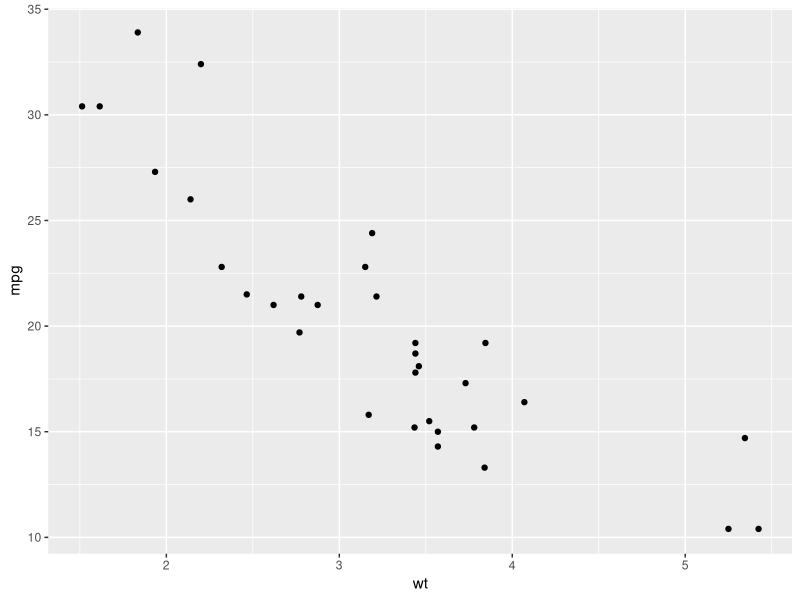
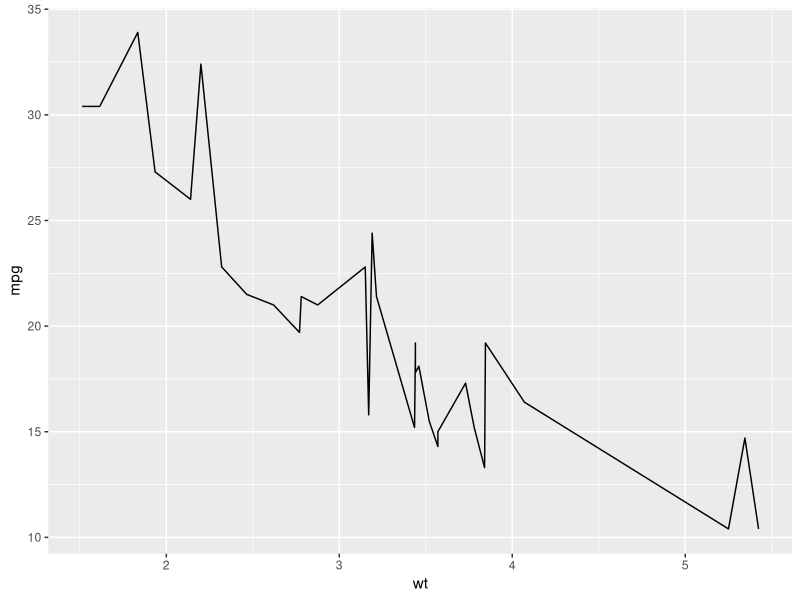
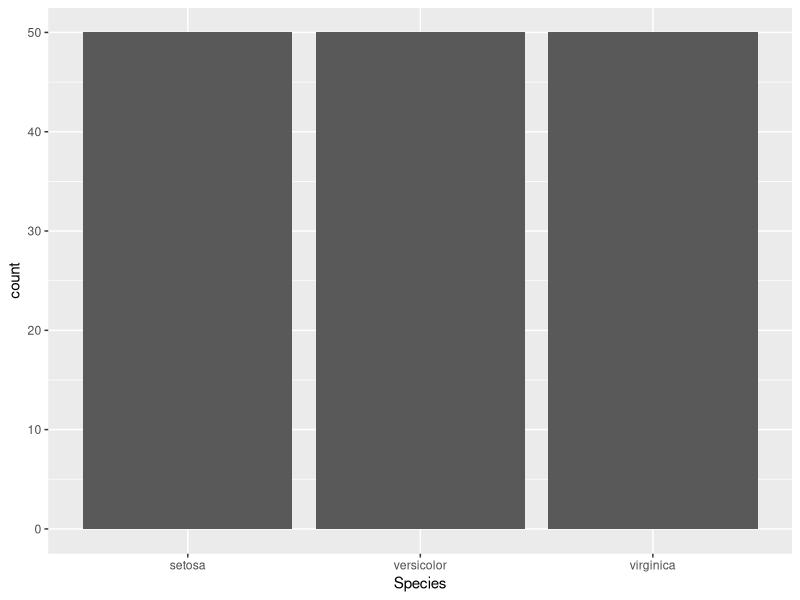
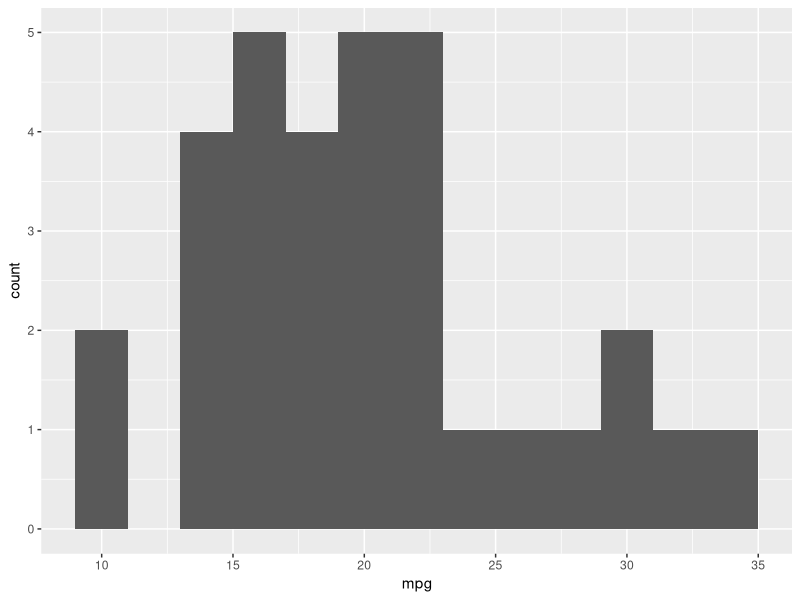
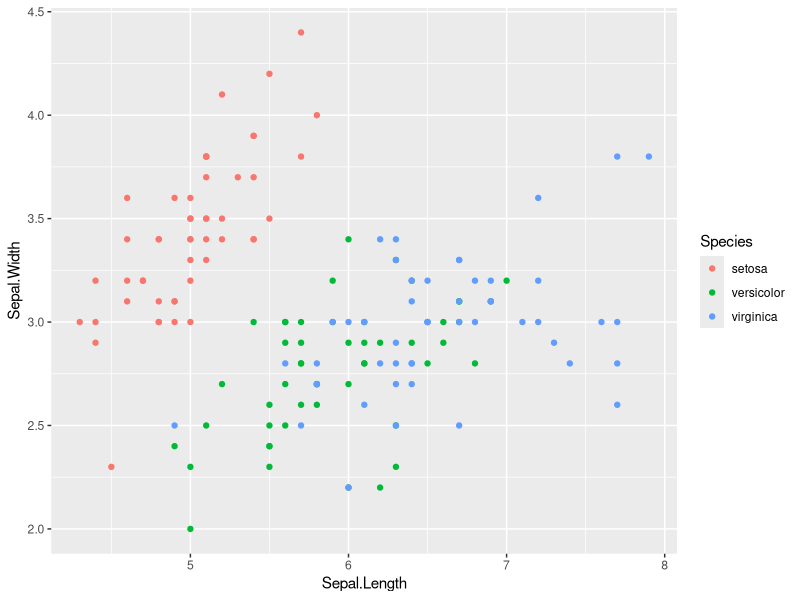
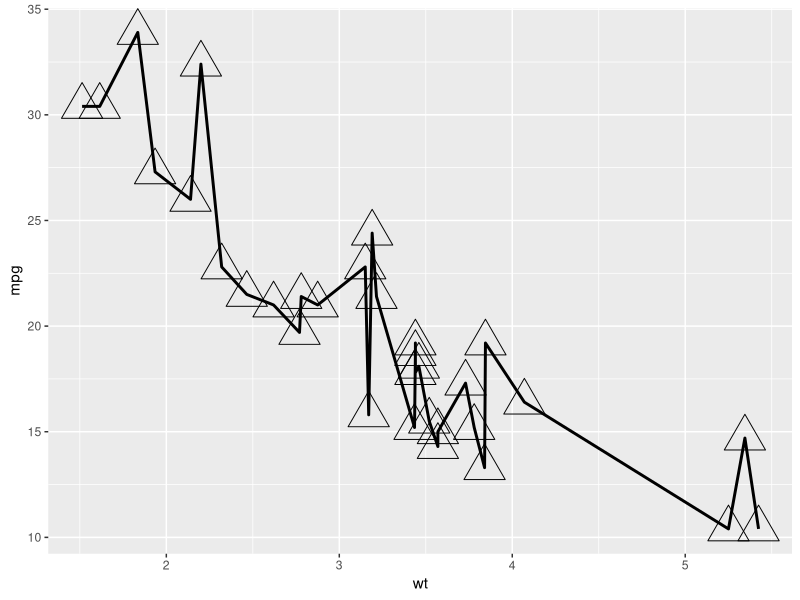
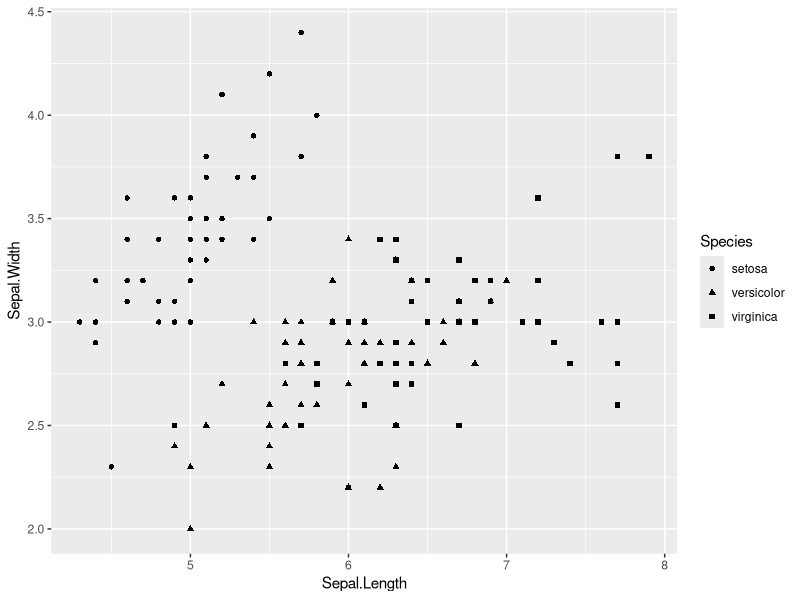
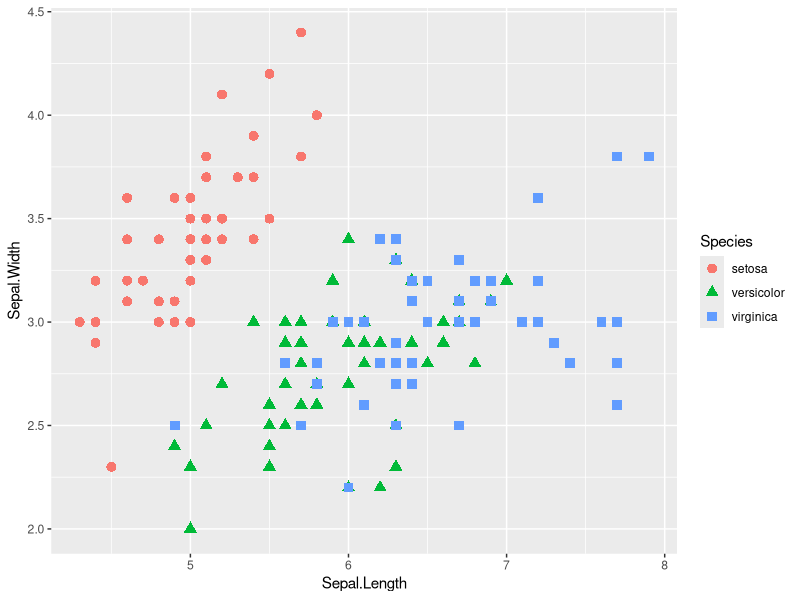

Here is the R script that generated these plots, in order:
#1. Installing and Loading the ggplot2 package
#------------------------------------------
# (Skip install.packages if already installed)
install.packages("ggplot2")
library(ggplot2)

# We'll use the built-in 'mtcars' and 'iris' datasets
head(mtcars)
head(iris)

#------------------------------------------
# 2. Basics of ggplot syntax
#------------------------------------------
# Syntax: ggplot(data, aes(x, y)) + geom_type()

# Example 1: Scatter plot
ggplot(data = mtcars, aes(x = wt, y = mpg)) + 
  geom_point()

# Example 2: Line plot
ggplot(data = mtcars, aes(x = wt, y = mpg)) + 
  geom_line()

# Example 3: Bar chart (categorical variable)
ggplot(data = iris, aes(x = Species)) + 
  geom_bar()

# Example 4: Histogram (distribution of a variable)
ggplot(data = mtcars, aes(x = mpg)) + 
  geom_histogram(binwidth = 2)

#------------------------------------------
# 3. Understanding Aesthetics (aes)
#------------------------------------------

# Example 1: Add color by category
ggplot(data = iris, aes(x = Sepal.Length, 
                        y = Sepal.Width, color = Species)) +
  geom_point()

# Example 2: Change size by a variable
ggplot(data = mtcars, aes(x = wt, y = mpg)) +
  geom_point(size = 10, shape =2)+
  geom_line(size = 1)


# Example 3: Use shape aesthetic
ggplot(data = iris, aes(x = Sepal.Length, 
                        y = Sepal.Width, shape = Species)) +
  geom_point()

# Example 4: Combine multiple aesthetics
ggplot(data = iris, aes(x = Sepal.Length, 
                        y = Sepal.Width, color = Species, shape = Species)) +
  geom_point(size = 3)

#------------------------------------------
# 4. Geoms (types of plots)
#------------------------------------------

# Scatter plot
ggplot(data = mtcars, aes(x = wt, y = mpg)) + 
  geom_point()

# Line chart
ggplot(data = mtcars, aes(x = wt, y = mpg)) + 
  geom_line()

# Bar plot (pre-counted values)
count_data <- as.data.frame(table(iris$Species))
colnames(count_data) <- c("Species", "Count")
ggplot(data = count_data, aes(x = Species, y = Count)) +
  geom_bar(stat = "identity")

# Box plot
ggplot(data = iris, aes(x = Species, y = Sepal.Length)) + 
  geom_boxplot()

#------------------------------------------
# 5. Adding titles, labels, and themes
#------------------------------------------

# Example 1: Titles and axis labels
ggplot(data = mtcars, aes(x = wt, y = mpg)) + 
  geom_point() +
  labs(title = "Mileage vs Weight", x = "Weight", y = "Miles per Gallon")

# Example 2: Adding subtitle and caption
ggplot(data = iris, aes(x = Sepal.Length, y = Sepal.Width)) +
  geom_point() +
  labs(title = "Sepal Dimensions", subtitle = "Grouped by Species",
       caption = "Source: iris dataset")

# Example 3: Use a theme
ggplot(data = iris, aes(x = Sepal.Length, y = Sepal.Width, color = Species)) +
  geom_point() +
  theme_minimal()

# Example 4: Another theme example
ggplot(data = mtcars, aes(x = factor(cyl), y = mpg)) +
  geom_boxplot(fill = "purple") +
  theme_classic()

#------------------------------------------
# 6. Faceting (small multiples)
#------------------------------------------

# Example 1: Facet by Species
ggplot(data = iris, aes(x = Sepal.Length, y = Sepal.Width)) +
  geom_point() +
  facet_wrap(~Species)

# Example 2: Facet by cylinders
ggplot(data = mtcars, aes(x = hp, y = mpg)) +
  geom_point() +
  facet_wrap(~cyl)

# Example 3: Facet grid with 2 variables
mtcars$gear <- as.factor(mtcars$gear)
mtcars$cyl <- as.factor(mtcars$cyl)
ggplot(mtcars, aes(x = hp, y = mpg)) +
  geom_point() +
  facet_grid(cyl ~ gear)

# Example 4: Facet with free scales
ggplot(iris, aes(x = Sepal.Length)) + 
  geom_histogram(binwidth = 0.3, fill = "steelblue") +
  facet_wrap(~Species, scales = "free")

#------------------------------------------
# 7. Colors, Fill and Legends
#------------------------------------------

# Example 1: Manual color change
ggplot(iris, aes(x = Species, y = Sepal.Length, fill = Species)) +
  geom_boxplot() +
  scale_fill_manual(values = c("setosa" = "red", "versicolor" = "blue", "virginica" = "green"))

# Example 2: Gradient color based on value
ggplot(mtcars, aes(x = wt, y = mpg, color = hp)) +
  geom_point() +
  scale_color_gradient(low = "yellow", high = "red")

# Example 3: Remove legend
ggplot(iris, aes(x = Sepal.Length, y = Sepal.Width, color = Species)) +
  geom_point() +
  theme(legend.position = "none")

# Example 4: Change legend position
ggplot(iris, aes(x = Sepal.Length, y = Sepal.Width, color = Species)) +
  geom_point() +
  theme(legend.position = "bottom")

#------------------------------------------
# 8. Customize axes, limits and breaks
#------------------------------------------

# Example 1: Set axis limits
ggplot(mtcars, aes(x = wt, y = mpg)) +
  geom_point() +
  xlim(2, 5) + ylim(10, 35)

# Example 2: Set custom breaks
ggplot(mtcars, aes(x = wt, y = mpg)) +
  geom_point() +
  scale_x_continuous(breaks = seq(2, 5, by = 0.5))

#------------------------------------------
# 9. Combining layers
#------------------------------------------

# Example 1: Add a line over points
ggplot(mtcars, aes(x = wt, y = mpg)) +
  geom_point() +
  geom_smooth(method = "lm", se = FALSE)

# Example 2: Add text labels
ggplot(mtcars, aes(x = wt, y = mpg, label = rownames(mtcars))) +
  geom_point() +
  geom_text(nudge_y = 1, size = 3)
